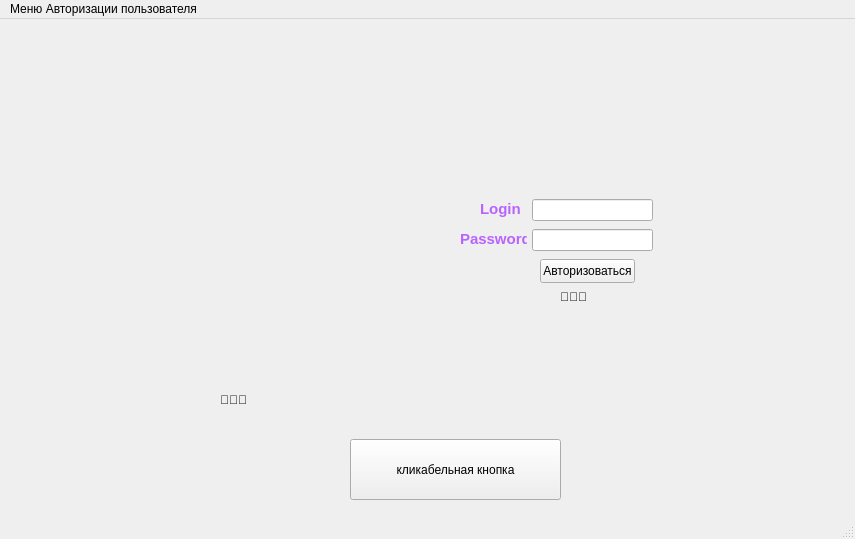
<?xml version="1.0" encoding="UTF-8"?>
<ui version="4.0">
 <class>MainWindow</class>
 <widget class="QMainWindow" name="MainWindow">
  <property name="geometry">
   <rect>
    <x>0</x>
    <y>0</y>
    <width>855</width>
    <height>539</height>
   </rect>
  </property>
  <property name="windowTitle">
   <string>MainWindow</string>
  </property>
  <widget class="QWidget" name="centralwidget">
   <widget class="QPushButton" name="Chebupel">
    <property name="geometry">
     <rect>
      <x>350</x>
      <y>420</y>
      <width>211</width>
      <height>61</height>
     </rect>
    </property>
    <property name="text">
     <string>кликабельная кнопка</string>
    </property>
    <property name="checkable">
     <bool>false</bool>
    </property>
   </widget>
   <widget class="QLabel" name="miyagi">
    <property name="geometry">
     <rect>
      <x>-280</x>
      <y>-110</y>
      <width>1361</width>
      <height>631</height>
     </rect>
    </property>
    <property name="text">
     <string/>
    </property>
    <property name="pixmap">
     <pixmap>../../capitain.jpg</pixmap>
    </property>
   </widget>
   <widget class="QSplitter" name="splitter_8">
    <property name="geometry">
     <rect>
      <x>520</x>
      <y>270</y>
      <width>5</width>
      <height>51</height>
     </rect>
    </property>
    <property name="orientation">
     <enum>Qt::Vertical</enum>
    </property>
   </widget>
   <widget class="QLabel" name="log">
    <property name="geometry">
     <rect>
      <x>480</x>
      <y>180</y>
      <width>43</width>
      <height>20</height>
     </rect>
    </property>
    <property name="text">
     <string>&lt;html&gt;&lt;head/&gt;&lt;body&gt;&lt;p align=&quot;center&quot;&gt;&lt;span style=&quot; font-size:11pt; font-weight:700; color:#b963ff;&quot;&gt;Login &lt;/span&gt;&lt;/p&gt;&lt;/body&gt;&lt;/html&gt;</string>
    </property>
   </widget>
   <widget class="QLabel" name="pas">
    <property name="geometry">
     <rect>
      <x>460</x>
      <y>210</y>
      <width>67</width>
      <height>20</height>
     </rect>
    </property>
    <property name="text">
     <string>&lt;html&gt;&lt;head/&gt;&lt;body&gt;&lt;p&gt;&lt;span style=&quot; font-size:11pt; font-weight:700; color:#b963ff;&quot;&gt;Password&lt;/span&gt;&lt;/p&gt;&lt;/body&gt;&lt;/html&gt;</string>
    </property>
   </widget>
   <widget class="QLineEdit" name="login">
    <property name="geometry">
     <rect>
      <x>532</x>
      <y>180</y>
      <width>121</width>
      <height>22</height>
     </rect>
    </property>
   </widget>
   <widget class="QLineEdit" name="pass">
    <property name="geometry">
     <rect>
      <x>532</x>
      <y>210</y>
      <width>121</width>
      <height>22</height>
     </rect>
    </property>
   </widget>
   <widget class="QPushButton" name="pushButton">
    <property name="geometry">
     <rect>
      <x>540</x>
      <y>240</y>
      <width>95</width>
      <height>24</height>
     </rect>
    </property>
    <property name="whatsThis">
     <string>&lt;html&gt;&lt;head/&gt;&lt;body&gt;&lt;p align=&quot;center&quot;&gt;&lt;span style=&quot; font-size:12pt; font-weight:700; color:#9d59c7;&quot;&gt;Авторизоваться&lt;/span&gt;&lt;/p&gt;&lt;/body&gt;&lt;/html&gt;</string>
    </property>
    <property name="text">
     <string>Авторизоваться</string>
    </property>
   </widget>
   <widget class="QLabel" name="label_2">
    <property name="geometry">
     <rect>
      <x>220</x>
      <y>340</y>
      <width>101</width>
      <height>81</height>
     </rect>
    </property>
    <property name="whatsThis">
     <string>&lt;html&gt;&lt;head/&gt;&lt;body&gt;&lt;p align=&quot;center&quot;&gt;&lt;span style=&quot; font-size:72pt;&quot;&gt;🤙&lt;/span&gt;&lt;/p&gt;&lt;/body&gt;&lt;/html&gt;</string>
    </property>
    <property name="text">
     <string>🤙🤙🤙</string>
    </property>
   </widget>
   <widget class="QLabel" name="label_3">
    <property name="geometry">
     <rect>
      <x>560</x>
      <y>270</y>
      <width>71</width>
      <height>16</height>
     </rect>
    </property>
    <property name="text">
     <string>🙏🙏🙏</string>
    </property>
   </widget>
   <zorder>miyagi</zorder>
   <zorder>Chebupel</zorder>
   <zorder>splitter_8</zorder>
   <zorder>log</zorder>
   <zorder>pas</zorder>
   <zorder>login</zorder>
   <zorder>pass</zorder>
   <zorder>pushButton</zorder>
   <zorder>label_2</zorder>
   <zorder>label_3</zorder>
  </widget>
  <widget class="QMenuBar" name="menubar">
   <property name="geometry">
    <rect>
     <x>0</x>
     <y>0</y>
     <width>855</width>
     <height>22</height>
    </rect>
   </property>
   <widget class="QMenu" name="menu">
    <property name="title">
     <string>Меню Авторизации пользователя</string>
    </property>
    <addaction name="separator"/>
   </widget>
   <addaction name="menu"/>
  </widget>
  <widget class="QStatusBar" name="statusbar"/>
 </widget>
 <resources/>
 <connections/>
</ui>
